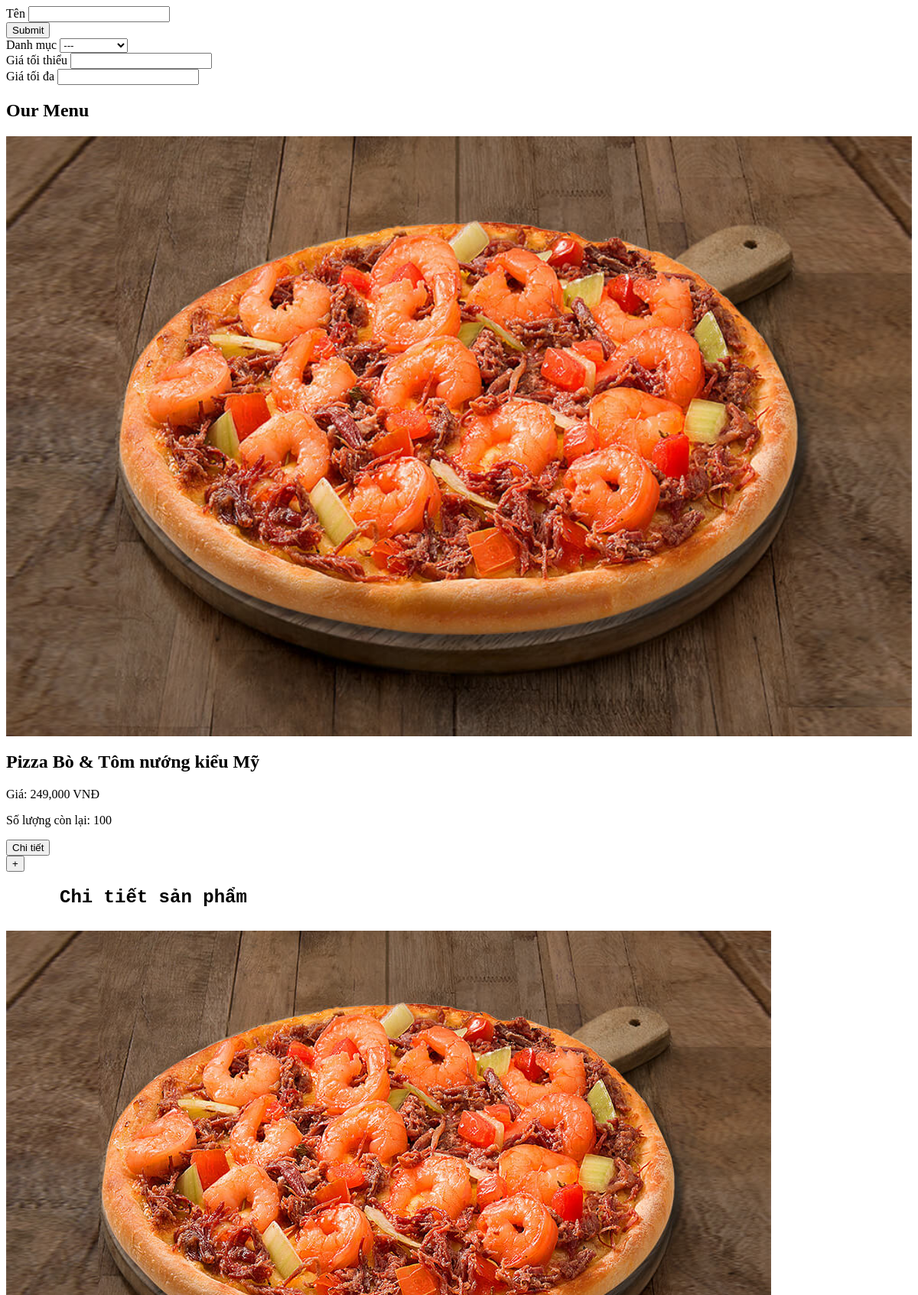
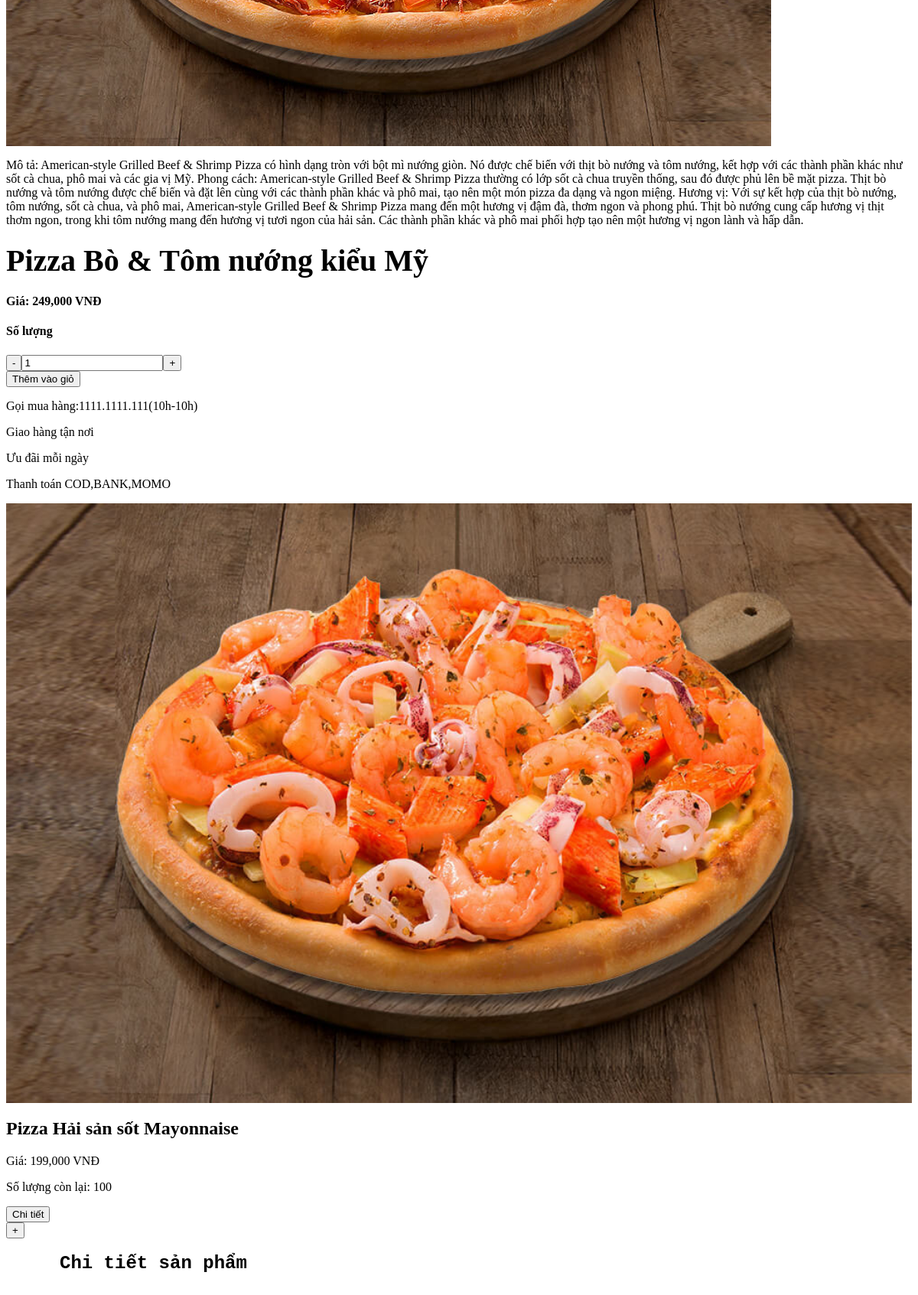
Screenshot of /pages/front/content.php (upper part) with the database file from the repository (2 pictures, top to bottom).
### tables this page shows
CREATE TABLE `product` (
  `MaSP` varchar(10) NOT NULL,
  `TenSP` varchar(100) NOT NULL,
  `SoLuongSP` int(100) NOT NULL,
  `GiaSP` int(10) NOT NULL,
  `TTSP` varchar(8000) NOT NULL,
  `IMG` varchar(100) NOT NULL,
  `categoryId` varchar(20) NOT NULL
);

### pages/front/product.php (the view, shortened to what this page needs)
<div class="searchBar">
    <form class="filter" method="get" action="product.php">
        <div class="item ten">
            <label>Tên</label>
            <input name="txtTimkiem" value="<?php if(isset($_GET['txtTimkiem'])){echo $_GET['txtTimkiem'];} ?>" type="text">
        </div>
        <div class="item submit">
            <input class="btnSearch" type="submit" name="timkiem">
        </div>
        <div class="item">
            <label>Danh mục</label>
            <select name="category">
                <option value="">---</option>
            </select>
        </div>
        <div class="item">
            <label>Giá tối thiểu</label>
            <input name="minPrice" type="number" min = 0 value = "<?php if(isset($_GET['minPrice'])){echo $_GET['minPrice'];}?>">
        </div>
        <div class="item">
            <label>Giá tối đa</label>
            <input name="maxPrice" type="number" min = 0 value = "<?php if(isset($_GET['maxPrice'])){echo $_GET['maxPrice'];} ?>">
        </div>
    </form>
</div>
<?php
    $servername = "localhost";
    $username = "root";
    $password = "";
    $dbname = "web2";
    $conn = new mysqli($servername, $username, $password, $dbname);
    $perPage = 9;
    if(isset($_GET['trang'])){
        $page = $_GET['trang'];
    } else {
        $page = 1;
    }
    $begin = ($page - 1) * $perPage;
    $sql = "SELECT * FROM product ORDER BY MaSP DESC LIMIT $begin , $perPage ";
    $result = mysqli_query($conn, $sql);
echo '<section class="food_section layout_padding-bottom" id="data-container">
        <div class="container">
        <div class="heading_container heading_center">
        <h2>
        Our Menu
        </h2>
        </div>
        <div class="row container-product">';
    if ($result->num_rows > 0) {
        $productIndex = 0;
        while($row = $result->fetch_assoc()) {
            echo "<div class='col-sm-6 col-lg-4'>";
                echo "<div class='filters-content'>";
                    echo "<div class='box'>";
                        echo "<div class='detail-box'>";
                            echo "<div class='img-box'>";
                                echo "<img src='./img/" . $row['IMG'] . "' alt='" . $row['TenSP'] . "' style='width: 100%; height: 100%;'>";
                            echo "</div>";
                            echo "<h2 style='margin-bottom: 20px; margin-top: 20px;'>" . $row['TenSP'] . "</h2>";
                            echo "<div class='options'>";
                                echo "<p>Giá: " . number_format($row['GiaSP']) . " VNĐ</p>";
                            echo "</div>";
                            echo "<p>Số lượng còn lại: " . $row['SoLuongSP'] . "</p>";
                            echo "<button class='detail-button' data-product-index='" . $productIndex . "'>Chi tiết</button>";
                        echo "</div>";
                    echo "</div>";
                echo "</div>";
            echo "</div>";
            echo "<div class='overlay' data-product-index='" . $productIndex . "'>";
            echo "<div class='info' data-product-index='" . $productIndex . "'>";
            echo "<button type='button' class='close' onClick='closeProductInfo()'>+</button>";
            echo "<div class='left'>";
            echo '<h2 style="font-family: \'Roboto Mono\', monospace; margin-bottom: 25px; margin-left: 70px; margin-bottom:30px; ">Chi tiết sản phẩm</h2>';
            echo "<div class='img-box'>";
            echo "<img id='imgbig' src='./img/" . $row['IMG'] . "' alt='" . $row['TenSP'] . "' >";
            echo "</div>";
            echo "<p id='ttsp'>" . $row['TTSP'] ."</p>";
            echo "</div>";
            echo "<div class='right'>";
            echo "<h2 style='margin-bottom: 20px; margin-top: 20px; font-size: 2.5rem;'>" . $row['TenSP'] . "</h2>";
            echo "<h4>Giá: " . number_format($row['GiaSP']) . " VNĐ</h4>";
            echo "<div class='right-flex'>";
            echo "<h4>Số lượng</h4>";
            echo "<div>";
            echo "<button class='quantitydown' onClick='quantitydown()'>-</button><input type='text' id='quantity' value='1'><button class='quantityup' onClick='quantityup()'>+</button>";
            echo "</div>";
            echo "</div>";
            echo "<button class='addtocart' onclick=AddFromDetail('".$row['MaSP']."',event)>Thêm vào giỏ</button>";
            echo "<div class='callphone'>";
            echo "<p>Gọi mua hàng:";
            echo "<a>1111.1111.111</a>";
            echo "<span>(10h-10h)</span>";
            echo "</p>";
            echo "</div>";
            echo "<div class='r-note'><i class='fa-solid fa-truck-fast fa-lg'></i><p>Giao hàng tận nơi</p></div>";
            echo "<div class='r-note'><i class='fa-solid fa-hand-holding-dollar fa-lg'></i><p>Ưu đãi mỗi ngày</p></div>";
            echo "<div class='r-note'><i class='fa-regular fa-credit-card fa-lg'></i></i><p>Thanh toán COD,BANK,MOMO</p></div>";
            echo "</div>";
            echo "</div>";
            echo "</div>";
            $productIndex++;
    }
    } else {
        echo "Không có sản phẩm nào.";
    }
    echo '</div></div></section>';
?>

### rows the page displays
product: IMG (picture), TenSP "Pizza Bò & Tôm nướng kiểu Mỹ", GiaSP "249,000", SoLuongSP "100", TTSP "Mô tả: American-style Grilled Beef & Shrimp Pizza có hình dạng tròn với bột mì nướng giòn. Nó được chế biến với thịt bò nướng và tôm nướng, kết hợp với các thành phần khác như sốt cà chua, phô mai và các gia vị Mỹ. Phong cách: American-style Grilled Beef & Shrimp Pizza thường có lớp sốt cà chua truyền thống, sau đó được phủ lên bề mặt pizza. Thịt bò nướng và tôm nướng được chế biến và đặt lên cùng với các thành phần khác và phô mai, tạo nên một món pizza đa dạng và ngon miệng. Hương vị: Với sự kết hợp của thịt bò nướng, tôm nướng, sốt cà chua, và phô mai, American-style Grilled Beef & Shrimp Pizza mang đến một hương vị đậm đà, thơm ngon và phong phú. Thịt bò nướng cung cấp hương vị thịt…"
product: IMG (picture), TenSP "Pizza Hải sản sốt Mayonnaise", GiaSP "199,000", SoLuongSP "100"
